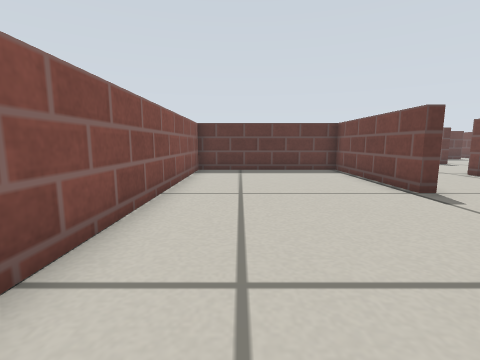
view 1 (above)

22 first-person views from a walk through a world built for the Gazebo simulator. The camera is 0.29 m above the floor, tilts 8° down and sees 85° across. The floor is counted in squares, 0.25 m on a side. Each view is taken from the middle of a square. On the plan, view 1 faces up. The plan holds only what a view shows up to about 12 squares ahead; the rest is blank. Gazebo's built-in surfaces are drawn with simple patterns.

view 2
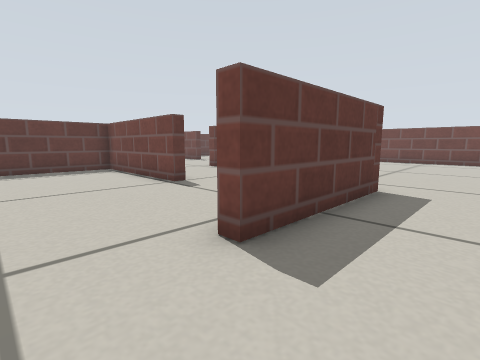

view 3
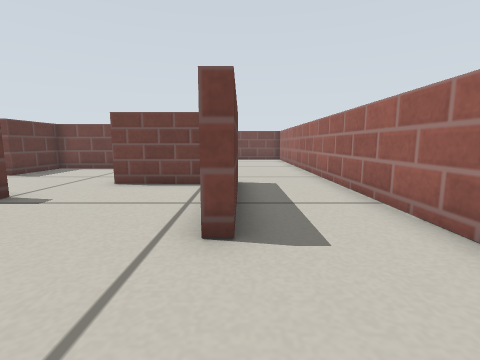

view 4
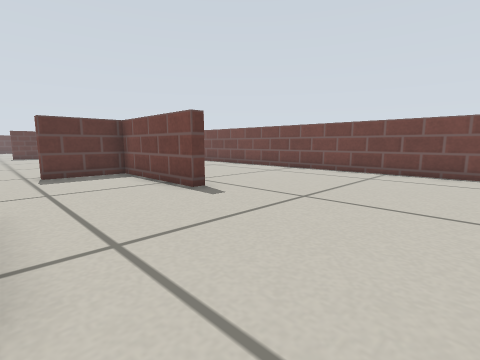

view 5
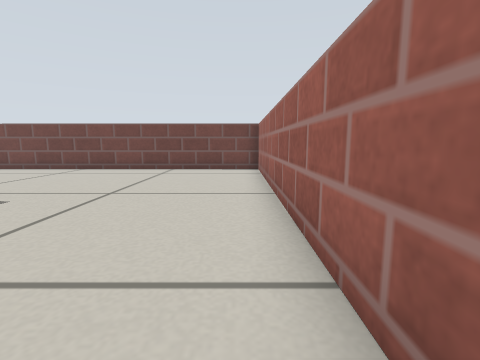

view 6
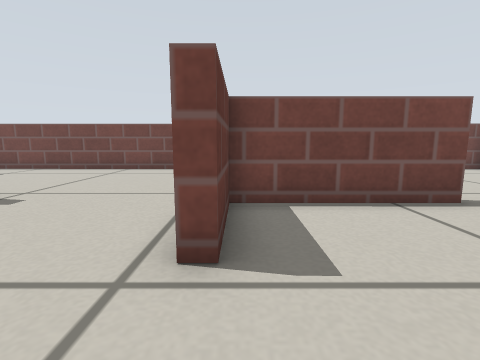

view 7
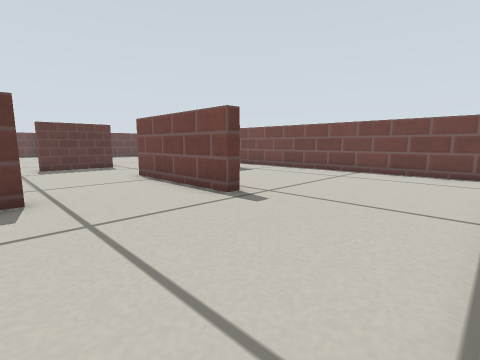

view 8
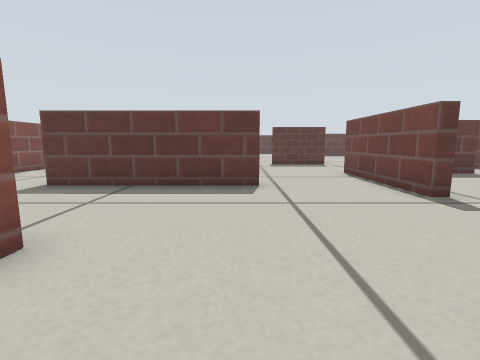

view 9
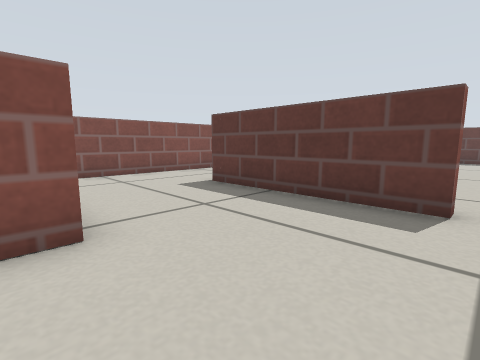

view 10
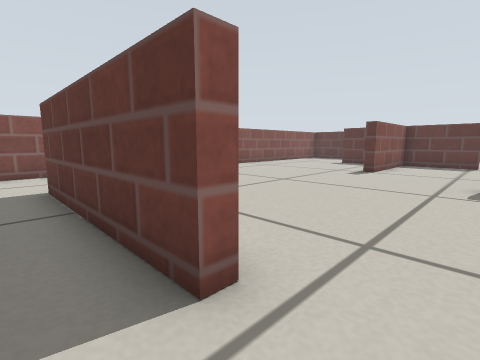

view 11
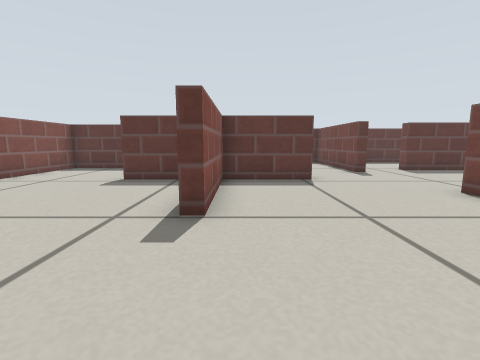

view 12
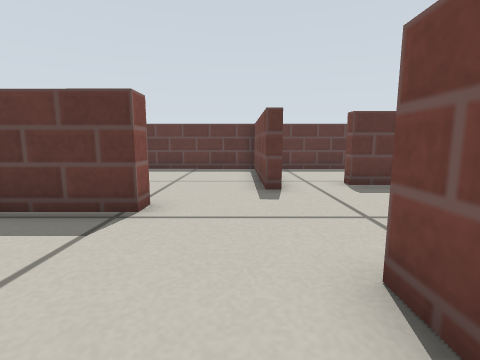

view 13
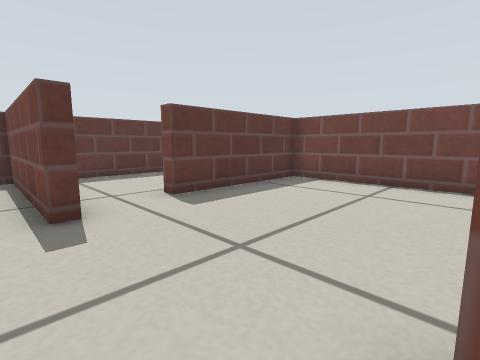

view 14
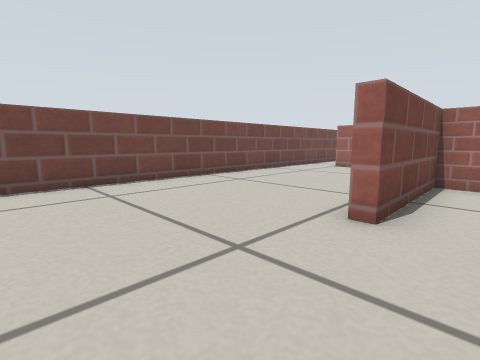

view 15
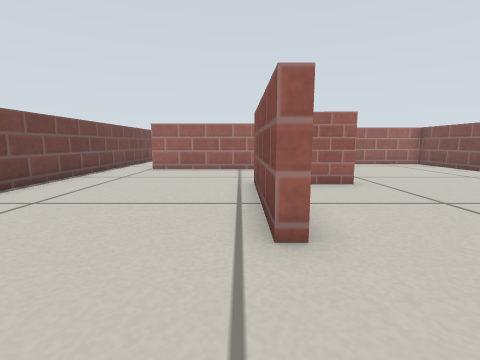

view 16
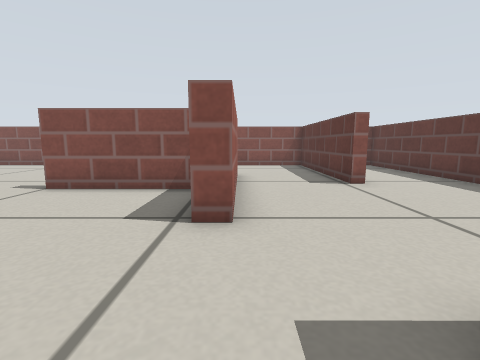

view 17
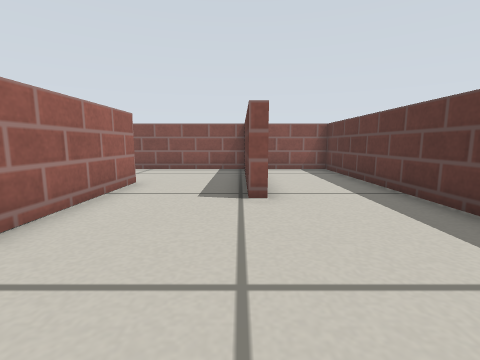

view 18
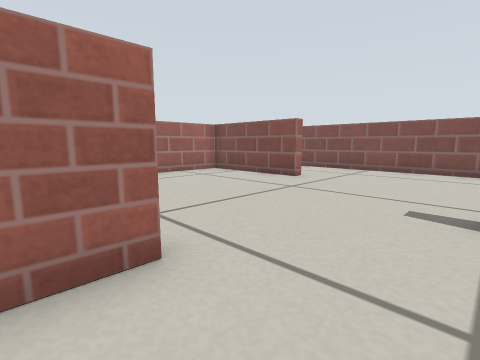

view 19
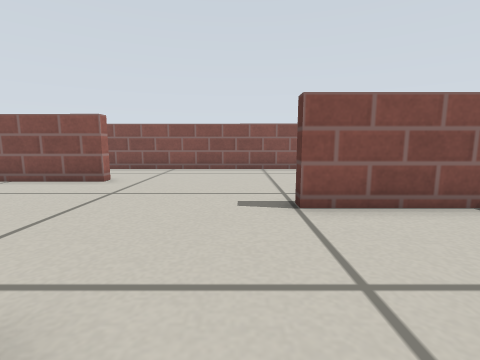

view 20
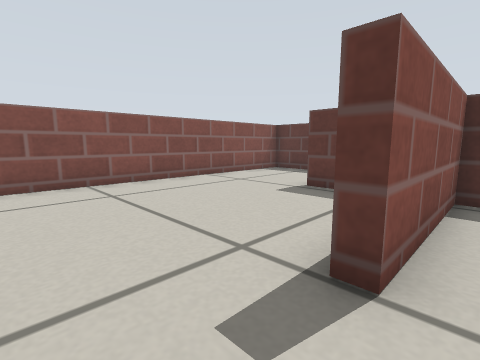

view 21
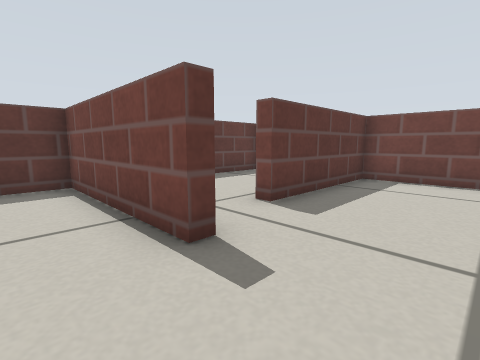

view 22
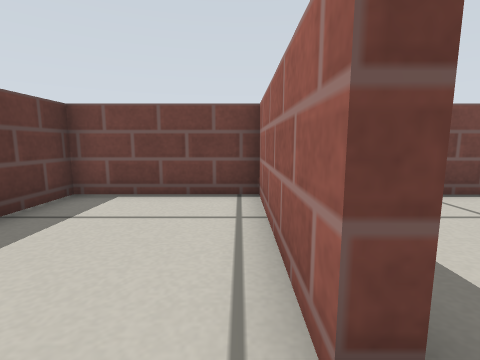

### Floor plan
Ten units are one square. View 1 is at (0, 0); x grows to the right and y downward. Boxes are objects, and circles mark ways between rooms. Rooms are numbered by the first view taken in them; rooms with no view inside come last. Other rooms are left out.
<svg viewBox="-23 -383 207 407">
<path fill="none" stroke="#000" d="M75 -165 75 -161 17 -161M115 -145 112 -145 112 -193 159 -193M46 -119 46 -110M111 -232 88 -233 88 -237 112 -237 112 -281 116 -281 116 -232M17 -209 21 -209 21 -165 50 -165M159 -189 151 -189M46 -60 42 -60 42 -114 -18 -114 -18 -19M114 -47 110 -47 110 -92 84 -92 84 -97M41 -303 22 -303M64 -21 64 -46M22 -309 83 -309 83 -303 54 -303 54 -261 49 -261M111 -325 106 -325 107 -378 -17 -378 -17 -352M69 -11 21 -11 21 -15M46 -346 46 -342 -10 -342M19 18 175 18M-18 -342 -18 -132M178 19 178 -332 130 -332M130 -332 130 -336 178 -336 179 -378 119 -378"/>
<circle cx="125" cy="-330" r="3" fill="#2a7"/>
<text x="80" y="-170">1</text>
<text x="140" y="-360">2</text>
</svg>
Room 1 opens to room 2.

Where each view was taken, in squares from view 1:
view 1: 0 up, 0 right, facing up
view 2: 1 down, 0 right, facing up-right
view 3: 1 up, 1 left, facing right
view 4: 1 down, 7 right, facing up-right
view 5: 1 down, 6 right, facing right
view 6: 9 up, 6 right, facing right
view 7: 10 up, 7 right, facing up-right
view 8: 9 up, 7 right, facing up
view 9: 11 up, 8 right, facing up-left
view 10: 15 up, 9 right, facing up-left
view 11: 22 up, 6 right, facing up
view 12: 26 up, 10 right, facing up
view 13: 28 up, 10 right, facing up-right
view 14: 32 up, 10 right, facing down-right
view 15: 31 up, 12 right, facing down
view 16: 31 up, 12 right, facing left
view 17: 34 up, 10 right, facing left
view 18: 26 up, 10 right, facing down-left
view 19: 25 up, 10 right, facing left
view 20: 24 up, 6 right, facing up-left
view 21: 30 up, 9 right, facing up-right
view 22: 34 up, 12 right, facing right
